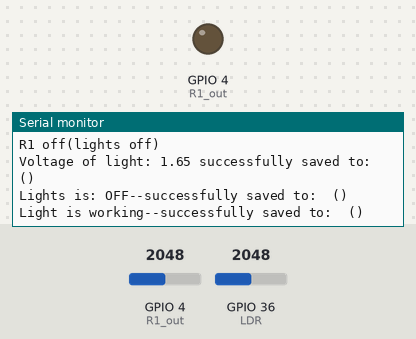
Simulated run of this sketch. Board: ESP32. Parts: output pins drawn as LEDs (lit = HIGH), the last lines printed to the serial monitor. The inputs (shaded band) are chosen by the test bench; at power-on: GPIO 4 (R1_out) = 2048, GPIO 36 (LDR) = 2048. WiFi joins after 1.5 s; servers stay silent unless stated.

Above: at 9.0 s.
9.1 s: GPIO 4 (R1_out) set to 3
At 12.09 s:
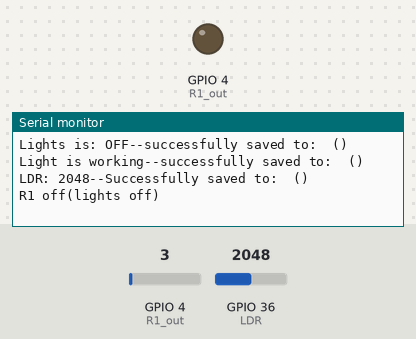
15.1 s: GPIO 4 (R1_out) set to 0
At 18.7 s:
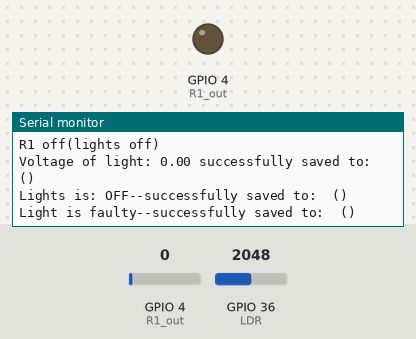

The sketch:

Main.ino
```cpp
#include<WiFi.h>
#include<Firebase_ESP_Client.h>
#include "addons/TokenHelper.h"
#include "addons/RTDBHelper.h"
#include "analogWrite.h"

#define WIFI_SSID "wifi name"
#define WIFI_PASSWORD "wifi pw"

#define API_KEY "api"
#define DATABASE_URL "db link"

#define LDR 36
#define PIR 26
#define R1 2
#define R1_out 4

FirebaseData fbdo;
FirebaseAuth auth;
FirebaseConfig config;

unsigned long sendDataPrevMillis = 0;
bool signupOK = false;
int lightIntensity = 0;
float voltageR1_out = 0.0;
int brightness_100 = 255;
int brightness_25 = 64;
int light = 1;

void setup() {
  Serial.begin(115200);
  WiFi.begin(WIFI_SSID, WIFI_PASSWORD);
  Serial.print("Connecting to Wi-Fi");
  while (WiFi.status() != WL_CONNECTED) {
  Serial.print("."); delay (300);
  }
  Serial.println();
  Serial.print("Connected with IP: ");
  Serial.println(WiFi.localIP () );
  Serial.println();

  config.api_key = API_KEY;
  config.database_url = DATABASE_URL;
  if (Firebase.signUp(&config, &auth, "", "")) {
    Serial.println("signUp OK");
    signupOK = true;
  }else{
    Serial.printf("%s\n", config.signer.signupError.message.c_str());
  }
  config.token_status_callback = tokenStatusCallback;
  Firebase.begin(&config, &auth);
  Firebase.reconnectWiFi(true);
  pinMode(LDR, INPUT);
  pinMode(PIR, INPUT);
  pinMode(R1, OUTPUT);
  pinMode(R1_out, OUTPUT);
  if(Firebase. RTDB.setInt(&fbdo, "lights/total lights", light)) {
    Serial.println(); Serial.print("Total lights: "); Serial.print(light);
    Serial.print("--successfully saved to: " + fbdo.dataPath());
    Serial.println(" (" + fbdo.dataType() + ")");
    if(Firebase. RTDB.setString(&fbdo, "lights/light status", "OFF")) {
      Serial.println(); Serial.print("Light is: OFF");
      Serial.print("--successfully saved to: " + fbdo.dataPath());
      Serial.println(" (" + fbdo.dataType() + ")");
    }else{
        Serial.println("FAILED: " + fbdo.errorReason());
      }
  }else{
      Serial.println("FAILED: " + fbdo.errorReason());
  }
}
void loop() {
  if(Firebase.ready() && signupOK && (millis() - sendDataPrevMillis > 5000 || sendDataPrevMillis == 0)) {
    sendDataPrevMillis= millis();
    // ---STORE sensor data to a RTDB
    lightIntensity = analogRead(LDR);
    if (Firebase. RTDB.setInt(&fbdo, "Sensor/ldr", lightIntensity)) {
      Serial.println(); Serial.print("LDR: "); Serial.print(lightIntensity);
      Serial.print("--Successfully saved to: " + fbdo.dataPath());
      Serial.println(" (" + fbdo.dataType() + ")");
      if(lightIntensity <= 400){
        int motion = analogRead(PIR);
        if (Firebase. RTDB.setInt(&fbdo, "Sensor/pir", motion)) {
          Serial.println(); Serial.print("PIR: "); Serial.print(motion);
          Serial.print("--successfully saved to: " + fbdo.dataPath());
          Serial.println(" (" + fbdo.dataType() + ")");
          if(motion != 0){
            Serial.println("R1 high(100 %) ");
            analogWrite(R1, brightness_100);
          }
          else{
            Serial.println("R1 low(25 %) ");
            analogWrite(R1, brightness_25);
          }
        }
        else{
          Serial.println("FAILED: " + fbdo.errorReason() );   //for PIR
        }
      }
      else{
        Serial.println("R1 off(lights off) ");
        analogWrite(R1, 0);
      }
    }else{
      Serial.println("FAILED: " + fbdo.errorReason() );   //for LDR
     }
    // voltageR1_out = (analogRead(R1_out) * 3.3) / 4095.0;
    voltageR1_out = (float)analogReadMilliVolts(R1_out)/1000;
    if(Firebase. RTDB.setFloat(&fbdo, "lights/voltage of light", voltageR1_out)) {
      Serial.println(); Serial.print("Voltage of light: "); Serial.print (voltageR1_out);
      Serial.print(" successfully saved to: " + fbdo.dataPath());
      Serial.println(" (" + fbdo.dataType() + ")");
      if(voltageR1_out != 0 && lightIntensity <=400) {
        if (Firebase.RTDB.setString(&fbdo, "lights/light status", "ON")) {
          Serial.println(); Serial.print("Light is: ON");
          Serial.print(" successfully saved to: " + fbdo.dataPath());
          Serial.println(" (" + fbdo.dataType() + ")");
        }else{
          Serial.println("FAILED: " + fbdo.errorReason());
        }
      }else{
        if (Firebase. RTDB.setString(&fbdo, "lights/light status", "OFF")) {
          Serial.println(); Serial.print("Lights is: OFF");
          Serial.print("--successfully saved to: " + fbdo.dataPath());
          Serial.println(" (" + fbdo.dataType() + ")");
        }else{
          Serial.println("FAILED: " + fbdo.errorReason());
        }
      }
    }else{
      Serial.println("FAILED: " + fbdo.errorReason());    //for R1_out
    }
    if(voltageR1_out == 0) {
      if(Firebase.RTDB.setString(&fbdo, "lights/faulty", "YES")) {
        Serial.println(); Serial.print("Light is faulty");
        Serial.print("--successfully saved to: " + fbdo.dataPath());
        Serial.println(" (" + fbdo.dataType() + ")");
      }else{
        Serial.println("FAILED: " + fbdo.errorReason());
      }
    }else{
      if(Firebase.RTDB.setString(&fbdo, "lights/faulty", "NO")) {
        Serial.println(); Serial.print("Light is working");
        Serial.print("--successfully saved to: " + fbdo.dataPath());
        Serial.println(" (" + fbdo.dataType() + ")");
      }else{
        Serial.println("FAILED: " + fbdo.errorReason());
      }
    }
  }
}
```

Measured:
- the behaviour switches between 2 and 1 on GPIO 4 (R1_out) (found by bisection; images 1 and 2)
- after the input at 15.1 s, the serial monitor: prints a new line after 2.3 s (image 2)
